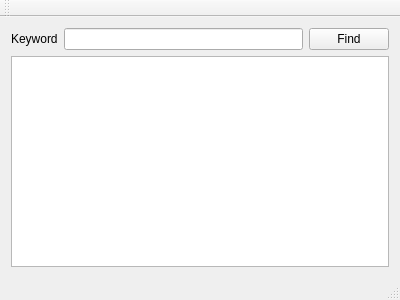
<?xml version="1.0" encoding="UTF-8"?>
<ui version="4.0">
 <class>MainWindow</class>
 <widget class="QMainWindow" name="MainWindow">
  <property name="geometry">
   <rect>
    <x>0</x>
    <y>0</y>
    <width>400</width>
    <height>300</height>
   </rect>
  </property>
  <property name="windowTitle">
   <string>MainWindow</string>
  </property>
  <widget class="QWidget" name="centralWidget">
   <layout class="QVBoxLayout" name="verticalLayout">
    <item>
     <layout class="QHBoxLayout" name="horizontalLayout">
      <item>
       <widget class="QLabel" name="label">
        <property name="text">
         <string>Keyword</string>
        </property>
       </widget>
      </item>
      <item>
       <widget class="QLineEdit" name="lineEdit"/>
      </item>
      <item>
       <widget class="QPushButton" name="pushButton">
        <property name="text">
         <string>Find</string>
        </property>
       </widget>
      </item>
     </layout>
    </item>
    <item>
     <widget class="QTextEdit" name="textEdit"/>
    </item>
   </layout>
  </widget>
  <widget class="QMenuBar" name="menuBar">
   <property name="geometry">
    <rect>
     <x>0</x>
     <y>0</y>
     <width>400</width>
     <height>19</height>
    </rect>
   </property>
  </widget>
  <widget class="QToolBar" name="mainToolBar">
   <attribute name="toolBarArea">
    <enum>TopToolBarArea</enum>
   </attribute>
   <attribute name="toolBarBreak">
    <bool>false</bool>
   </attribute>
  </widget>
  <widget class="QStatusBar" name="statusBar"/>
 </widget>
 <layoutdefault spacing="6" margin="11"/>
 <resources/>
 <connections/>
</ui>
